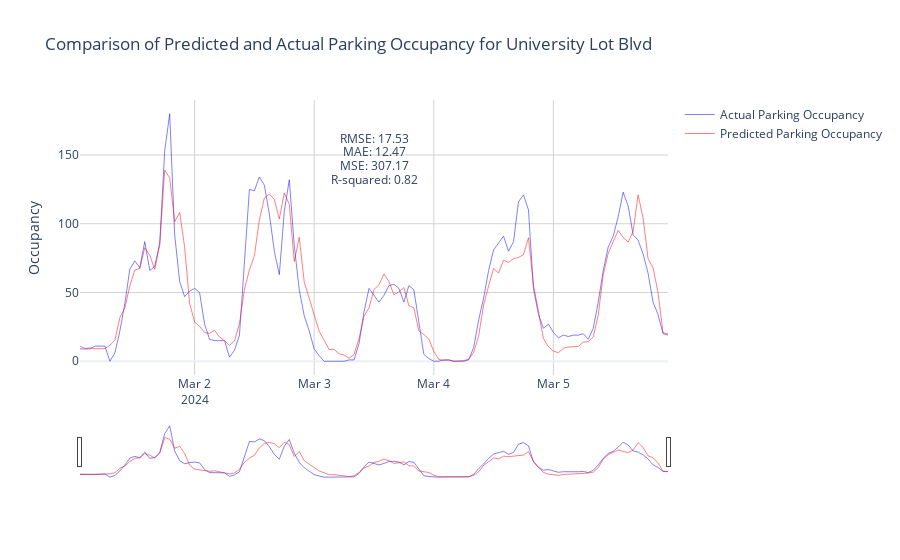

Notebook code for this chart:
### Code cell
import plotly.graph_objects as go


# Create a new figure
fig = go.Figure()


# Add trace for the actual values
fig.add_trace(go.Scatter(x=testing_actual_vs_pred_df.index, y=testing_actual_vs_pred_df['Actual'],
                         name='Actual Parking Occupancy',
                         line=dict(color='blue', width=0.5),
                         hovertemplate='<b>Date</b>: %{x|%m-%d-%Y}<br>' +
                                       '<b>Actual Occupancy</b>: %{y}<br>' +
                                       '<b>Day of Week</b>: %{x| %A}<extra></extra>'))


# Add trace for the predicted values
fig.add_trace(go.Scatter(x=testing_actual_vs_pred_df.index, y=testing_actual_vs_pred_df['Predicted'],
                         name='Predicted Parking Occupancy',
                         line=dict(color='red', width=0.5),
                         hovertemplate='<b>Date</b>: %{x|%m-%d-%Y}<br>' +
                                       '<b>Predicted Occupancy</b>: %{y}<br>' +
                                       '<b>Day of Week</b>: %{x| %A}<extra></extra>'))


# Update layout
fig.update_layout(
    title=f'Comparison of Predicted and Actual Parking Occupancy for {parking_lot_to_predict}',
    xaxis=dict(
        rangeslider=dict(visible=True),
        type='date'
    ),
    yaxis_title='Occupancy',
    template='plotly_white',
    annotations=[
        dict(xref='paper', yref='paper', x=0.5, y=0.9,
             text=f'RMSE: {rmse:.2f}', showarrow=False),
        dict(xref='paper', yref='paper', x=0.5, y=0.85,
             text=f'MAE: {mae:.2f}', showarrow=False),
        dict(xref='paper', yref='paper', x=0.5, y=0.8,
             text=f'MSE: {mse:.2f}', showarrow=False),
        dict(xref='paper', yref='paper', x=0.5, y=0.75,
             text=f'R-squared: {r2:.2f}', showarrow=False)
    ]
)

# Update axes appearance
fig.update_xaxes(showgrid=True, gridwidth=1, gridcolor='lightgrey')
fig.update_yaxes(showgrid=True, gridwidth=1, gridcolor='lightgrey')

# Show the plot
fig.show()
